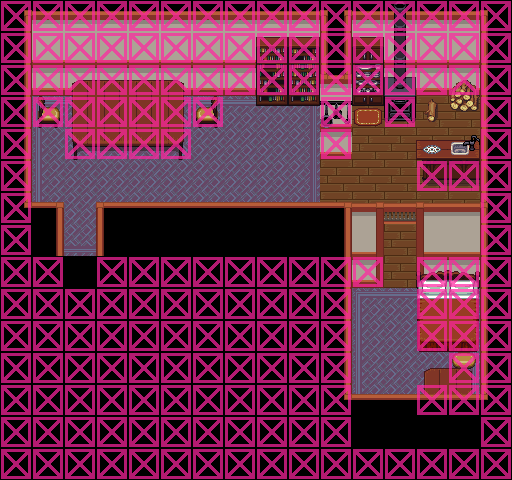

A 2D game scene composited from a Tiled map and its tileset images. What follows is a short description and the map's XML, with each tile layer's data collapsed to a summary:
An orthogonal 16x15 tile map with 32x32 px tiles, 11 tile layers (Ground, Black, Walls, Decor, ...), 9 tilesets and 2 objects (2x WARP).

<map version="1.0" orientation="orthogonal" width="16" height="15" tilewidth="32" tileheight="32">
 <properties>
  <property name="music" value="h_theme.ogg" />
 </properties>
 <tileset firstgid="1" name="shrine" tilewidth="32" tileheight="32">
  <image source="../tiles/shrine.png" width="224" height="512" />
 </tileset>
 <tileset firstgid="113" name="mountains" tilewidth="32" tileheight="32">
  <image source="../tiles/mountains.png" width="416" height="288" />
 </tileset>
 <tileset firstgid="230" name="collision" tilewidth="32" tileheight="32">
  <image source="../tiles/collision.png" width="64" height="32" />
 </tileset>
 <tileset firstgid="232" name="inside" tilewidth="32" tileheight="32">
  <image source="../tiles/inside.png" width="320" height="320" />
 </tileset>
 <tileset firstgid="332" name="victoria" tilewidth="32" tileheight="32">
  <image source="../tiles/victoria.png" width="352" height="192" />
 </tileset>
 <tileset firstgid="398" name="cabinets" tilewidth="32" tileheight="32">
  <image source="../tiles/cabinets.png" width="192" height="416" />
 </tileset>
 <tileset firstgid="476" name="castlefloors" tilewidth="32" tileheight="32">
  <image source="../tiles/castlefloors.png" width="320" height="320" />
 </tileset>
 <tileset firstgid="576" name="kitchen" tilewidth="32" tileheight="32">
  <image source="../tiles/kitchen.png" width="64" height="128" />
 </tileset>
 <tileset firstgid="584" name="farming_fishing" tilewidth="32" tileheight="32">
  <image source="../tiles/farming_fishing.png" trans="ff00ff" width="640" height="640" />
 </tileset>
 <layer name="Ground" width="16" height="15">
  <data>[240 cells, 73 non-empty, 8 distinct tile ids]</data>
 </layer>
 <layer name="Black" width="16" height="15">
  <data>[240 cells, 120 non-empty, 1 distinct tile ids]</data>
 </layer>
 <layer name="Walls" width="16" height="15">
  <data>[240 cells, 71 non-empty, 9 distinct tile ids]</data>
 </layer>
 <layer name="Decor" width="16" height="15">
  <data>[240 cells, 30 non-empty, 26 distinct tile ids]</data>
 </layer>
 <layer name="Decor2" width="16" height="15">
  <data>[240 cells, 16 non-empty, 16 distinct tile ids]</data>
 </layer>
 <layer name="Decor3" width="16" height="15">
  <data>[240 cells, 2 non-empty, 2 distinct tile ids]</data>
 </layer>
 <layer name="Fringe" width="16" height="15">
  <data>[240 cells, 1 non-empty, 1 distinct tile ids]</data>
 </layer>
 <layer name="Over" width="16" height="15">
  <data>[240 cells, 35 non-empty, 12 distinct tile ids]</data>
 </layer>
 <layer name="Over2" width="16" height="15">
  <data>[240 cells, 20 non-empty, 9 distinct tile ids]</data>
 </layer>
 <layer name="Over3" width="16" height="15">
  <data>[240 cells, 9 non-empty, 5 distinct tile ids]</data>
 </layer>
 <layer name="Collision" width="16" height="15">
  <data>[240 cells, 170 non-empty, 1 distinct tile ids]</data>
 </layer>
 <objectgroup name="Warps" width="16" height="15">
  <object name="exit" type="WARP" x="64" y="256" width="32" height="32">
   <properties>
    <property name="DEST_MAP" value="main" />
    <property name="DEST_NAME" value="Exit house4" />
   </properties>
  </object>
  <object name="Exit main" type="WARP" x="64" y="224" width="32" height="32" />
 </objectgroup>
</map>
